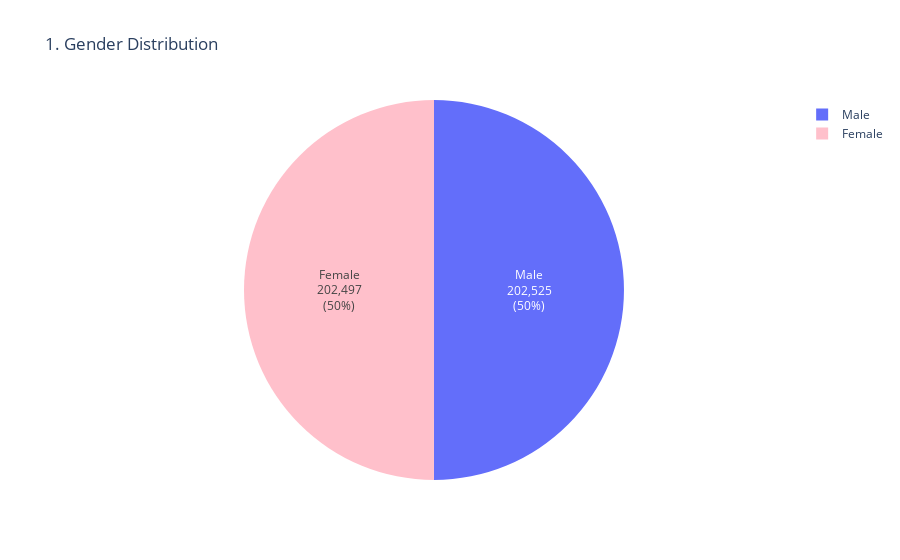

The notebook cell saved with this chart:
### Code cell
# calculate count for each gender
gender_count = df_final['Gender'].value_counts()
# create pie chart
fig1 = px.pie(values=gender_count, names=gender_count.index,
              color = gender_count.index,
              color_discrete_map={'Female':'pink', 'Male':'#blue'},
              title='1. Gender Distribution')
# adjust in-graph text
fig1.update_traces(textposition='inside', textinfo='text', 
                   texttemplate='%{label}<br>%{value}<br>(%{percent})')
# adjust chart size and remove legend
#fig1.update_layout(title={'x': 0.5, 'y': 0.9},
                   #width=400, height=400, showlegend=False)
# display graphs
fig1.show()

### Figure 1 — Plotly figure (JSON) as saved in the notebook; plotly's stock layout.template omitted (floating-point values rounded to 4 significant figures)
{"data": [{"customdata": [["Male"], ["Female"]], "domain": {"x": [0, 1], "y": [0, 1]}, "hovertemplate": "label=%{label}<br>value=%{value}<br>color=%{customdata[0]}<extra></extra>", "labels": ["Male", "Female"], "legendgroup": "", "marker": {"colors": ["#blue", "pink"]}, "name": "", "showlegend": true, "textinfo": "text", "textposition": "inside", "texttemplate": "%{label}<br>%{value}<br>(%{percent})", "type": "pie", "values": [202525, 202497]}], "layout": {"legend": {"tracegroupgap": 0}, "title": {"text": "1. Gender Distribution"}}}
